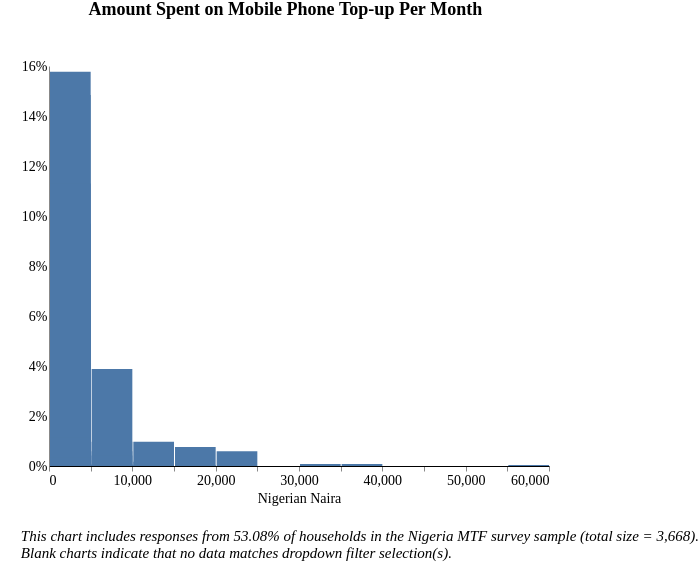

Specify this chart in Vega-Lite:
### Vega-Lite specification from a JSON file in a GitHub repository (floating-point values rounded to 4 significant figures; data arrays with more than 128 entries replaced by an {"elided": "..."} marker saying what was removed)
{"width": 800, "height": 400, "config": {"title": {"fontSize": 18, "font": "Times New Roman", "anchor": "center", "fontColor": "#000000"}, "axisX": {"domain": true, "domainColor": "#000000", "grid": false, "labelFont": "Times New Roman", "labelFontSize": 14, "titleFont": "Times New Roman", "titleFontSize": 14, "titleFontWeight": "normal", "title": "X Axis Title (units)"}, "axisY": {"domain": true, "grid": false, "gridColor": "#DEDDDD", "gridWidth": 1, "labelFont": "Times New Roman", "labelFontSize": 14, "labelAngle": 0, "ticks": false, "titleFont": "Times New Roman", "titleFontSize": 14, "titleFontWeight": "normal", "titlePadding": 10, "title": "Y Axis Title (units)"}, "range": {"category": ["#2980B9", "#003366", "#FFAE19", "#D68910", "#E67E22", "#D35400", "#FF4500", "#FF6162", "#438B28", "#45B39D", "#99ADC1", "#212F3C"]}, "legend": {"labelFont": "Times New Roman", "labelFontSize": 14, "symbolType": "square", "symbolSize": 100, "titleFont": "Times New Roman", "titleFontSize": 14, "titleFontWeight": "normal", "title": "Legend", "orient": "right", "offset": 0}, "tooltip": {"font": "Open Sans"}, "view": {"stroke": "transparent", "text": {"font": "Times New Roman", "color": ["#2980B9", "#003366", "#FFAE19", "#D68910", "#E67E22", "#D35400", "#FF4500", "#FF6162", "#438B28", "#45B39D", "#99ADC1", "#212F3C"], "fontSize": 14, "align": "right", "fontWeight": 400, "size": 14}, "bar": {"size": 40, "binSpacing": 1, "continuousBandSize": 30, "discreteBandSize": 30, "fill": ["#2980B9", "#003366", "#FFAE19", "#D68910", "#E67E22", "#D35400", "#FF4500", "#FF6162", "#438B28", "#45B39D", "#99ADC1", "#212F3C"], "stroke": false}}}, "concat": [{"mark": "bar", "encoding": {"tooltip": [{"field": "l_expenditure", "title": "Response (Binned)", "type": "nominal"}, {"aggregate": "sum", "field": "pct", "format": ".2%", "title": "Percentage", "type": "quantitative"}], "x": {"axis": {"title": "Nigerian Naira"}, "bin": {"extent": [1, 60000], "step": 5000}, "field": "l_expenditure", "scale": {"clamp": true, "domain": [0, 60000]}, "type": "quantitative"}, "y": {"aggregate": "sum", "axis": {"format": "%"}, "field": "pct", "title": "", "type": "quantitative"}}, "height": 400, "selection": {"selector029": {"type": "single", "fields": ["locality"], "bind": {"input": "select", "options": [null, 0, 1], "labels": ["National", "Urban", "Rural"], "name": "Locality Breakdown  "}}, "selector030": {"type": "single", "fields": ["elc_aggr_tier"], "bind": {"input": "select", "options": [null, "Tier 0", "Tier 1", "Tier 2", "Tier 3", "Tier 4", "Tier 5"], "labels": ["All Tiers", "Tier 0", "Tier 1", "Tier 2", "Tier 3", "Tier 4", "Tier 5"], "name": "Electricity Tiers  "}}}, "title": {"text": ["Amount Spent on Mobile Phone Top-up Per Month"], "color": "black", "subtitleColor": "black", "offset": 40}, "transform": [{"joinaggregate": [{"op": "count", "field": "*", "as": "total"}]}, {"calculate": "1 / datum.total", "as": "pct"}, {"bin": {"maxbins": 20}, "field": "m", "as": "mbin"}, {"filter": {"selection": "selector029"}}, {"filter": {"selection": "selector030"}}], "width": 500}], "data": {"name": "data-87e6a6365cae9cca4b185cd169b7516d"}, "padding": {"left": 20, "right": 0, "bottom": 0, "top": 0}, "title": {"text": ["", "", "This chart includes responses from 53.08% of households in the Nigeria MTF survey sample (total size = 3,668).", "Blank charts indicate that no data matches dropdown filter selection(s).", ""], "anchor": "start", "baseline": "bottom", "font": "Times New Roman", "fontSize": 15, "fontStyle": "italic", "fontWeight": "normal", "orient": "bottom"}, "$schema": "https://vega.github.io/schema/vega-lite/v4.17.0.json", "datasets": {"data-87e6a6365cae9cca4b185cd169b7516d": {"elided": "2372 records"}}}
